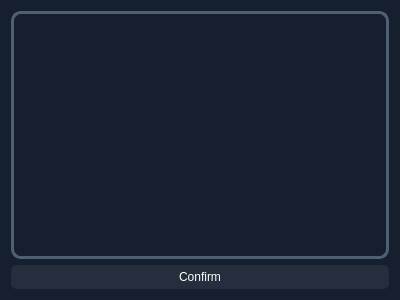
<?xml version="1.0" encoding="UTF-8"?>
<ui version="4.0">
 <class>Form</class>
 <widget class="QWidget" name="Form">
  <property name="geometry">
   <rect>
    <x>0</x>
    <y>0</y>
    <width>400</width>
    <height>300</height>
   </rect>
  </property>
  <property name="windowTitle">
   <string>Form</string>
  </property>
  <property name="styleSheet">
   <string notr="true">background-color: #151f2e;
color: #FFFFFF;
font: 11pt &quot;Nirmala UI&quot;;


</string>
  </property>
  <layout class="QVBoxLayout" name="verticalLayout_2">
   <item>
    <layout class="QVBoxLayout" name="main_group_layout">
     <item>
      <widget class="QListWidget" name="group_list">
       <property name="styleSheet">
        <string notr="true">QListWidget {
	border: 3px solid #515f75;
    border-radius: 10px;
}
</string>
       </property>
      </widget>
     </item>
     <item>
      <widget class="QPushButton" name="cofirm_button">
       <property name="styleSheet">
        <string notr="true">QPushButton {
    background-color: #252e3d; 
    border-radius: 6px;
	padding-top: 5px;
	padding-bottom: 5px;
}
</string>
       </property>
       <property name="text">
        <string>Confirm</string>
       </property>
      </widget>
     </item>
    </layout>
   </item>
  </layout>
 </widget>
 <resources/>
 <connections/>
</ui>
